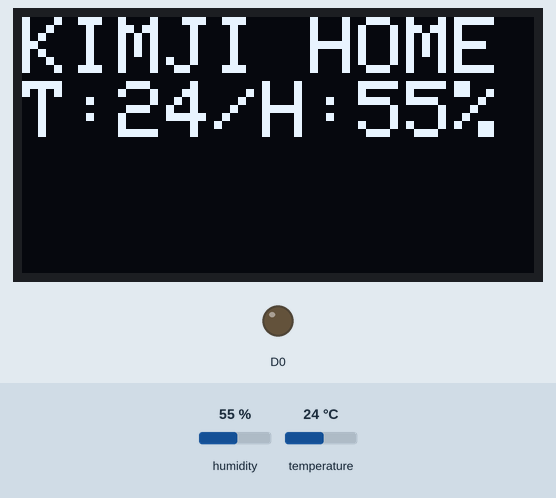
Recording of a sketch running on a simulated ESP8266 (NodeMCU). Parts: 128×64 one-colour display, output pins drawn as LEDs (lit = HIGH). Inputs (shaded band) come from the test bench; at power-on: humidity 55 %, temperature 24 °C. What the sketch prints to the serial monitor is not drawn.

Above: at 1.2 s.
1.3 s: humidity set to 22 %
At 10.9 s:
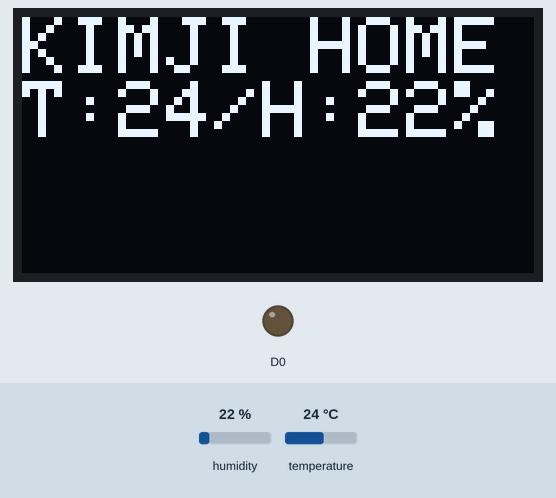
11.6 s: temperature set to 12 °C
At 20.6 s:
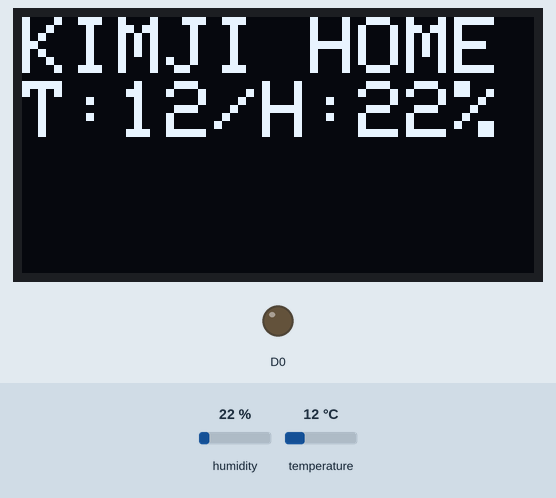
21.7 s: humidity set to 40 %
At 31.4 s:
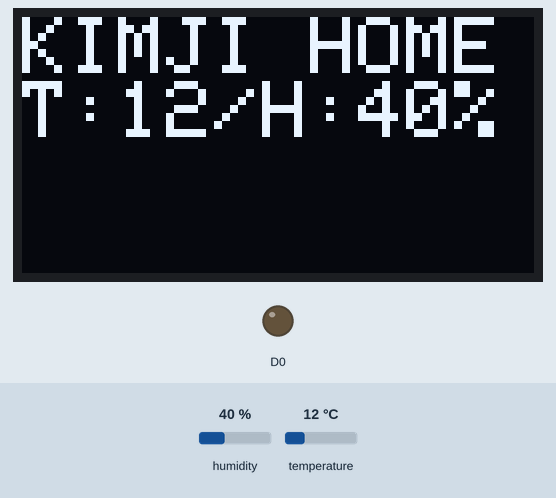
31.8 s: temperature set to 19 °C
At 41.2 s:
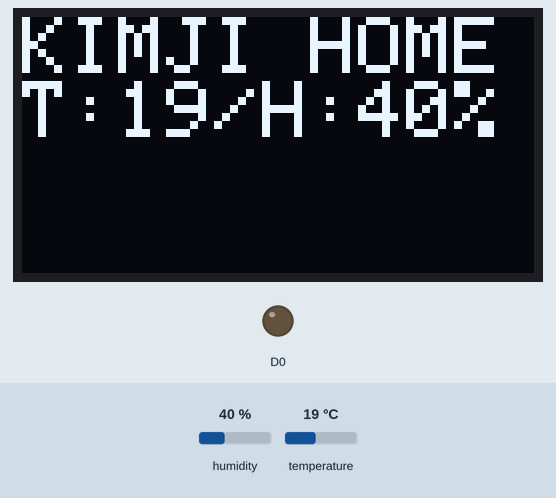
Timing chart, 0 to 42.7 s (numbered marks = the images above; inputs shaded):
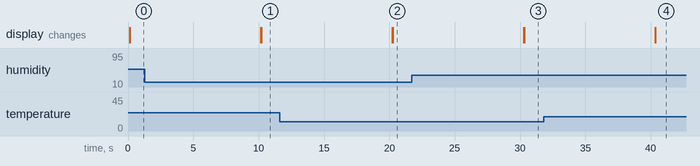

The sketch:

Room_Local.ino
```cpp
#include <Adafruit_GFX.h>
#include <Adafruit_SSD1306.h>

#define OLED_RESET LED_BUILTIN  //4
Adafruit_SSD1306 display(OLED_RESET);

#include "DHT.h"//++

#define DHTPIN D4     // Digital pin connected to the DHT sensor //++
#define DHTTYPE DHT22   // DHT 22  (AM2302), AM2321 //++
DHT dht(DHTPIN, DHTTYPE); //핀넘버가 뭔지 , 타입이 뭔지 //++

float h;//++
float t;//++

void setup() {
  Serial.begin(115200);

  //dht begin
  dht.begin();//++
  // prepare LED
  pinMode(D0, OUTPUT);
  digitalWrite(D0, 0);

  //display begin
  display.begin(SSD1306_SWITCHCAPVCC, 0x3C);

  // Clear the buffer.
  display.clearDisplay();
  display.display();

  display.setTextSize(2);
  display.setTextColor(WHITE);
  display.setCursor(0,0);
  display.println("KIMJI HOME");
  display.display();

}

void loop() {

  float h = dht.readHumidity();     // ++Read temperature as Celsius (the default)
  float t = dht.readTemperature();  // ++

    if (isnan(h) || isnan(t)) {   //ISNAN = IS NOT A NUMBER?   || => OR을 의미
    Serial.println(F("Failed to read from DHT sensor!"));

     display.clearDisplay();
     display.display();
     display.setTextSize(2);
     display.setTextColor(WHITE);
     display.setCursor(0,0);
     display.println("KIMJI HOME");
     display.println("FAIL DHT");
     display.display();
     delay(500);
   digitalWrite(D0, 0);
   delay(100);
   digitalWrite(D0, 1);
   delay(100);
    return;
  }

    display.clearDisplay();
    display.display();
    display.setTextSize(2);
    display.setTextColor(WHITE);
    display.setCursor(0,0);
    display.println("KIMJI HOME");
    display.print("T:");
    display.print((int)t);
    display.print("/H:");
    display.print((int)h);
    display.print("%");
    display.display();

    Serial.print(F("Humidity: "));
    Serial.print(h);
    Serial.print(F("%  Temperature: "));
    Serial.print(t);
    Serial.println(F("°C "));

  delay(10000);

}
```

Measured:
- after the input at 1.3 s, the display: first differs from a run without the input after 8.9 s (image 1)
- after the input at 11.6 s, the display: first differs from a run without the input after 8.7 s (image 2)
- after the input at 21.7 s, the display: first differs from a run without the input after 8.6 s (image 3)
- after the input at 31.8 s, the display: first differs from a run without the input after 8.6 s (image 4)
